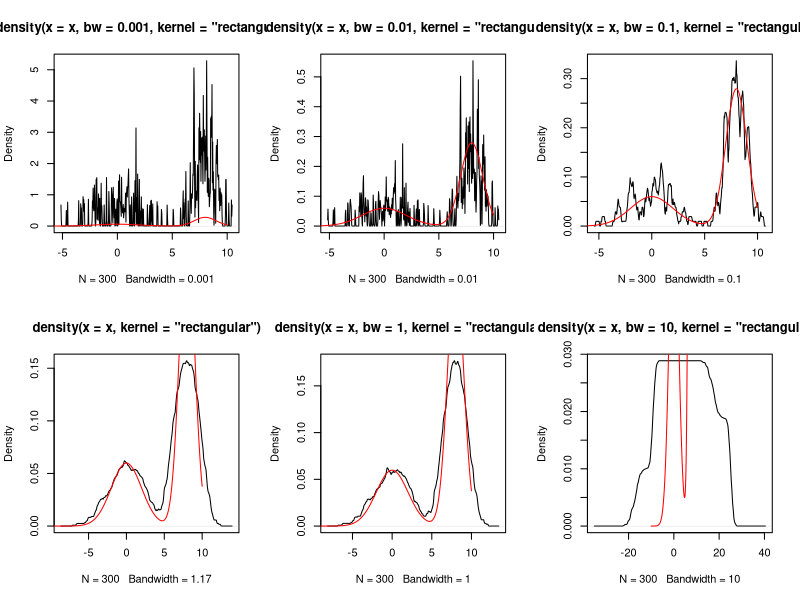
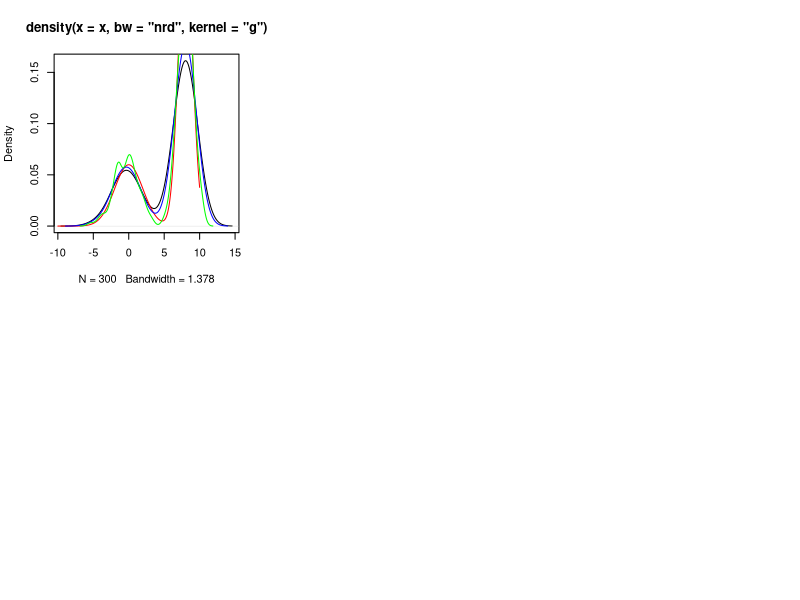
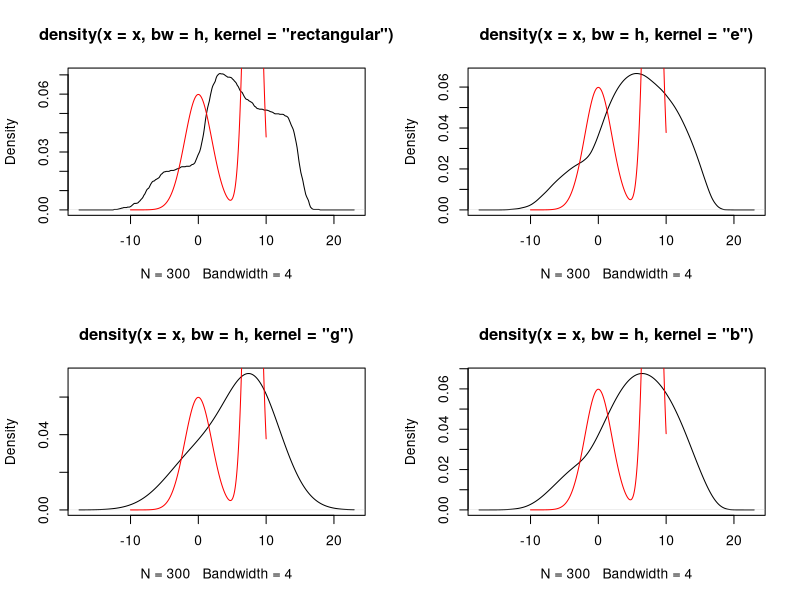
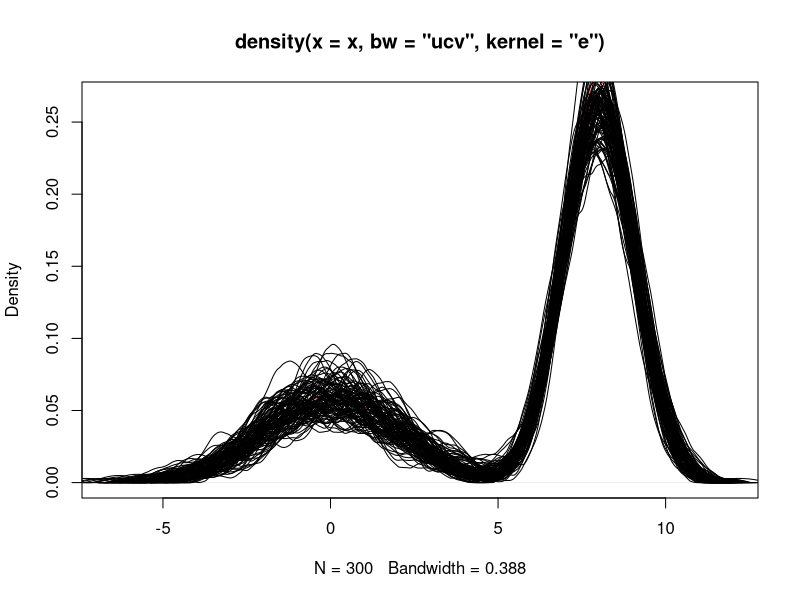
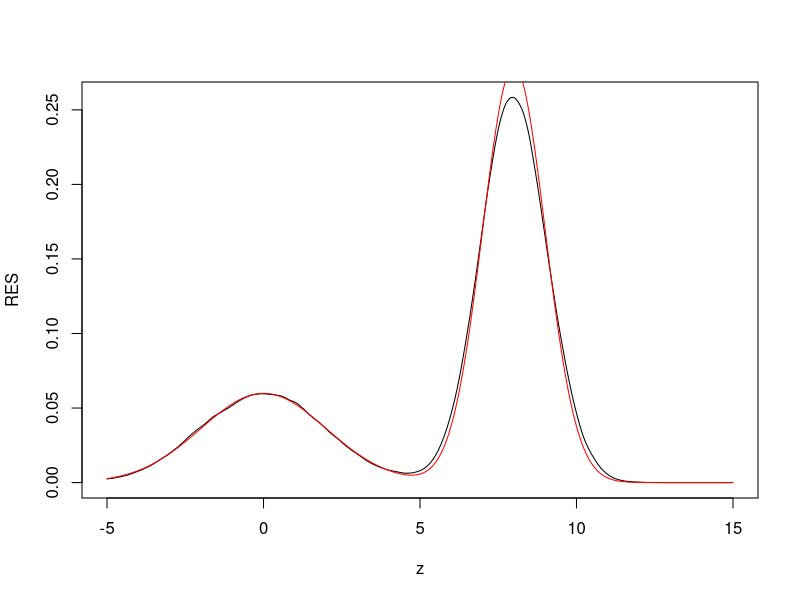
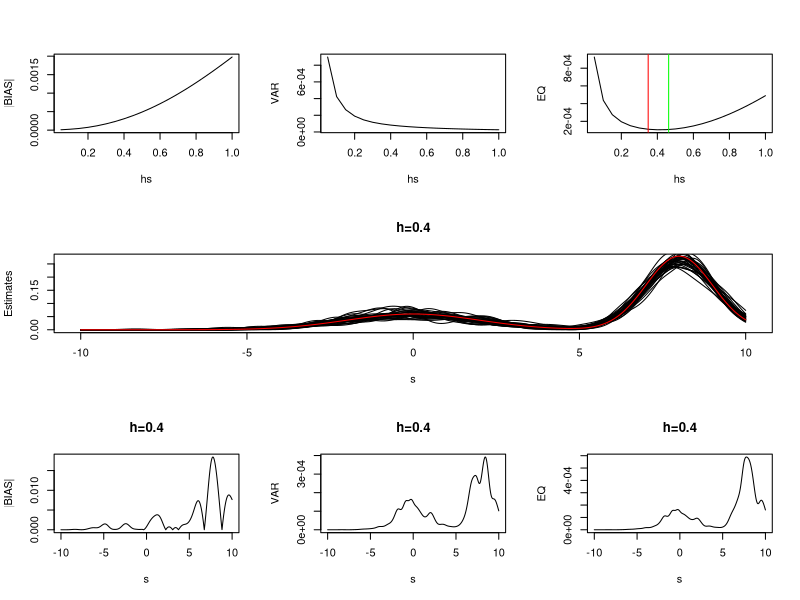

Write R code to recreate these figures, in order.
######## Melange de densites
rmelange.m=function(n,alpha,l0,l1,p0,p1)
{
  z=rbinom(n,1,alpha)
  f1=eval(parse(text=paste('r',l1,'(',paste(c(n,p1),collapse=','),')',sep='')))
  f0=eval(parse(text=paste('r',l0,'(',paste(c(n,p0),collapse=','),')',sep='')))
  x=z*f1+(1-z)*f0
  return(x=x)
}

dmelange=function(t,alpha,l0,l1,p0,p1)
{
  res=alpha*eval(parse(text=paste('d',l1,'(t,',paste(p1,collapse=','),')',sep='')))+(1-alpha)*eval(parse(text=paste('d',l0,'(t,',paste(p0,collapse=','),')',sep='')))
}

n=300
alpha=0.3
l0='norm'
p0=c(8,1)
l1='norm'
p1=c(0,2)
s=seq(-10,10,0.001)

x=rmelange.m(n,alpha,l0,l1,p0,p1)
par(mfrow=c(2,3))
plot(density(x,bw=0.001,kernel='rectangular'))
lines(s,dmelange(s,alpha,l0,l1,p0,p1),col='red')
plot(density(x,bw=0.01,kernel='rectangular'))
lines(s,dmelange(s,alpha,l0,l1,p0,p1),col='red')
plot(density(x,bw=0.1,kernel='rectangular'))
lines(s,dmelange(s,alpha,l0,l1,p0,p1),col='red')
plot(density(x,kernel='rectangular'))
lines(s,dmelange(s,alpha,l0,l1,p0,p1),col='red')
plot(density(x,bw=1,kernel='rectangular'))
lines(s,dmelange(s,alpha,l0,l1,p0,p1),col='red')
plot(density(x,kernel='rectangular',bw=10))
lines(s,dmelange(s,alpha,l0,l1,p0,p1),col='red')




x=rmelange.m(n,alpha,l0,l1,p0,p1)
plot(density(x,bw='nrd',kernel='g'))
lines(s,dmelange(s,alpha,l0,l1,p0,p1),col='red')
lines(density(x,kernel='g'),col='blue')
lines(density(x,bw='SJ',kernel='g'),col='green')





h=4
x=rmelange.m(n,alpha,l0,l1,p0,p1)
par(mfrow=c(2,2))
res=density(x,bw=h,kernel='rectangular')
plot(res)
lines(s,dmelange(s,alpha,l0,l1,p0,p1),col='red')
plot(density(x,bw=h,kernel='e'))
lines(s,dmelange(s,alpha,l0,l1,p0,p1),col='red')
plot(density(x,bw=h,kernel='g'))
lines(s,dmelange(s,alpha,l0,l1,p0,p1),col='red')
plot(density(x,bw=h,kernel='b'))
lines(s,dmelange(s,alpha,l0,l1,p0,p1),col='red')


par(mfrow=c(1,1))
x=rmelange.m(n,alpha,l0,l1,p0,p1)
res=density(x,bw='ucv',kernel='e')
plot(res)
lines(s,dmelange(s,alpha,l0,l1,p0,p1),col='red')
N=100
for (i in 1:100)
{
  x=rmelange.m(n,alpha,l0,l1,p0,p1)
  lines(density(x,bw=res$bw,kernel='e'))
}


x=rmelange.m(n,alpha,l0,l1,p0,p1)
res=density(x,bw='ucv',kernel='e',from=-5,to=15,n=10000)
RES=res$y/100
for (i in 1:99)
{
  x=rmelange.m(n,alpha,l0,l1,p0,p1)
  res=density(x,bw='ucv',kernel='e',from=-5,to=15,n=10000)
  RES=RES+res$y/100
}
z=seq(-5,15,len=10000)
plot(z,RES,type='l')
lines(z,dmelange(z,alpha,l0,l1,p0,p1),col='red')




######## Quadratic loss
library('sm')
# number of simulations
J=30
hs=(1:20)/20
s=seq(-10,10,0.01)

h0=5
s0=1700


QUAD_LOSS=function(s,hs,J,n,alpha,l0,l1,p0,p1,h0,s0)
{
ls= length(s)
lh=length(hs)  
EST=array(NA,c(J,ls,lh))
for (j in 1:J)
{
  x=rmelange.m(n,alpha,l0,l1,p0,p1)
  for (h in 1:lh) 
     {
      EST[j,,h]=sm.density(x,h=hs[h],display='none',eval.points=s)$estimate
     }
}
BIAS=apply(EST,c(2,3),mean)-dmelange(s,alpha,l0,l1,p0,p1)
VAR=apply(EST,c(2,3),var)
EQ=BIAS^2+VAR

nl=2
#if (!is.null(h0)) nl=nl+1
if (!is.null(s0)) nl=nl+1
  
layout(matrix(c(1:3,rep(4,3),5:(3*nl+1)),byrow=TRUE, ncol=3))
plot(hs,abs(apply(BIAS,2,mean)),type='l',ylab='|BIAS|')
plot(hs,apply(VAR,2,mean),type='l',ylab='VAR')
plot(hs,apply(EQ,2,mean),type='l',ylab='EQ')
abline(v=density(x,bw='nrd')$bw,col='blue')
abline(v=density(x,bw='sj')$bw,col='green')
abline(v=density(x,bw='ucv')$bw,col='red')


hopt=which(apply(EQ,2,mean)==min(apply(EQ,2,mean)))
if (is.null(h0)) h0=hopt
EST2=EST[,,h0]#apply(EST,2,as.vector)

plot(s,EST2[1,],type='l',ylab='Estimates',main=paste('h=',hs[h0],sep=''))
for (j in 1:J) lines(s,EST2[j,])
lines(s,dmelange(s,alpha,l0,l1,p0,p1),col='red')


#plot(s,apply(BIAS,1,mean),type='l',ylab='BIAS')
#plot(s,apply(VAR,1,mean),type='l',ylab='VAR')
#plot(s,apply(EQ,1,mean),type='l',ylab='EQ')


if (!is.null(h0)) 
  {
  plot(s,abs(BIAS[,h0]),type='l',ylab='|BIAS|',main=paste('h=',hs[h0],sep=''))
  plot(s,VAR[,h0],type='l',ylab='VAR',main=paste('h=',hs[h0],sep=''))
  plot(s,EQ[,h0],type='l',ylab='EQ',main=paste('h=',hs[h0],sep=''))
  }
if (!is.null(s0))
  {
  plot(hs,abs(BIAS[s0,]),type='l',ylab='|BIAS|',main=paste('s=',s[s0],sep=''))
  plot(hs,VAR[s0,],type='l',ylab='VAR',main=paste('s=',s[s0],sep=''))
  plot(hs,EQ[s0,],type='l',ylab='EQ',main=paste('s=',s[s0],sep=''))
  }
return(list(BIAS=BIAS,VAR=VAR,EQ=EQ,hopt=hs[hopt]))
}

RES=QUAD_LOSS(s,hs,J,n,alpha,l0,l1,p0,p1,NULL,NULL)
  
######## Mode estimation

de.mode=function(x,a,b,M,bw='ucv',kernel='e')
{
  disc=seq(a,b,length.out=M)
  dens=density(x,from=a,to=b,n=M,bw=bw,kernel=kernel)$y
  mod=disc[(order(dens))[M]]
  max=max(dens)
  plot(disc,dens,type='l')
  return(list(mode=mod,max=max))
}

sm.mode=function(x,a,b,M,method='cv')
{
  disc=seq(a,b,length.out=M)
  dens=sm.density(x,eval.points=disc,method=method)$estimate
  mod=disc[(order(dens))[M]]
  max=max(dens)
  return(list(mode=mod,max=max))
}
#######
Compute_CV=function(x,y,method,weights=NA)
{
  hopt=sm.regression(x,y,method=method,display='none')$h
  n=length(x)
  if (is.na(weights)) weights=rep(1,n)
  CV=0
  for (i in 1:n)
  {
    CV=CV+(y[i]-sm.regression(x[-i],y[-i],h=hopt,eval.points=x[i],display='none')$estimate)^2*weights[i] 
  }
  return(CV)
}
####### ROC 
ROC=function(z,p1)
{
  p=sort(unique(p1))
  lp=length(p)
  ROC=matrix(NA,lp,2)
  for (s in 1:lp)
  {
    ROC[s,1]=mean(p1[z==0]>p[s])
    ROC[s,2]=mean(p1[z==1]>p[s])  
  }
  AUC=sum(ROC[-lp,2]*(ROC[-lp,1]-ROC[-1,1]))
  
  colnames(ROC)=c("FPR","TPR")
  plot(ROC,type='l',main=paste('AUC =', AUC))
  return(list(ROC=ROC,AUC=AUC))
  }

#######
Classif_NP=function(X,Y,X0=NA)
{
  X=as.matrix(X)
  n=length(Y)
  V=sort(unique(Y))
  n_V=length(V)
  Prob=matrix(NA,n,n_V)
  colnames(Prob)=V
  Class=rep(NA,n)
  if (!is.na(max(X0)))
  {
    X0=as.matrix(X0)
    P0=matrix(NA,nrow(X0),n_V)
    Class0=rep(NA,n)
  }
  for (v in 1:n_V)
  {
    z=as.numeric(Y==V[v])
    for (i in 1:n )
    {
      Prob[i,v]=sm.regression(X[-i,],z[-i], eval.points=X,eval.grid=FALSE,display='none')$estimate[i]
    }
    if (!is.na(max(X0))) {P0[,v]=sm.regression(X,z,eval.points=X0,eval.grid=FALSE,display='none')$estimate}
  }
  if (n_V==2) {ROC(Y==V[2],Prob[,2])}
  Class=V[apply(Prob,1,which.max)]
  if (!is.na(max(X0))) {Class0=V[apply(P0,1,which.max)]}
  if (!is.na(max(X0))) {return(list(Class=Class, Prob=Prob, M_table=table(Y,Class), Class0=Class0,Prob0=P0))}
  else {return(list(Class=Class, Prob=Prob, M_table=table(Y,Class)))}
}
